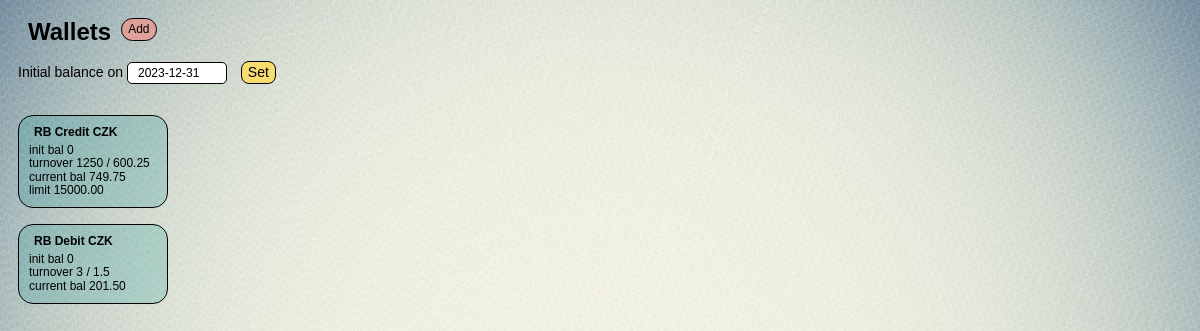
/finance/, run on an earlier commit of the app's database.
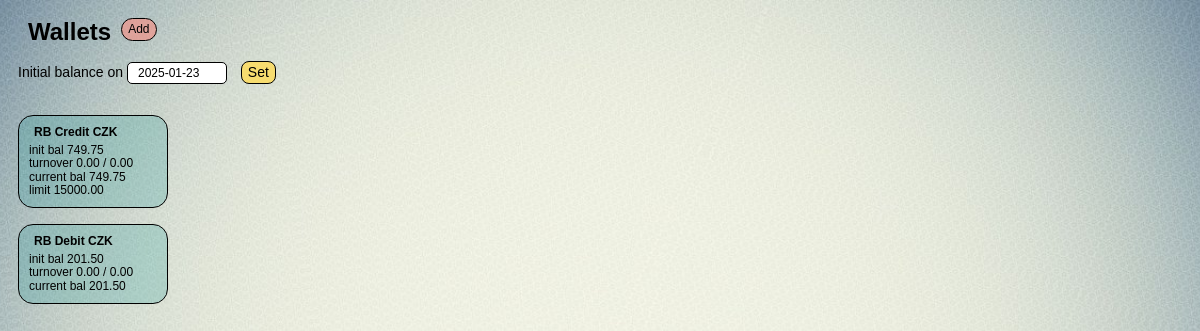
And on a later commit of the database.
### finance/models.py (models this page shows, shortened)
class Info(models.Model):
    init_date = models.DateField(verbose_name='Init Date')

class Wallet(models.Model):
    W_TYPES = (
        ('a', 'account'),
        ('b', 'bank account'),
        ('c', 'cash'),
        )
    w_name = models.CharField(max_length=20, verbose_name = 'Wallet name')
    w_ticker = models.CharField(max_length=3, verbose_name = 'Currency ticker')
    w_type = models.CharField(max_length=1, choices=W_TYPES, verbose_name = 'Type')
    w_bank = models.CharField(max_length=25, verbose_name = 'Bank name', blank=True)
    w_date = models.DateField(db_index=True, verbose_name = 'Open date')
    w_balance = models.DecimalField(max_digits=12, decimal_places=2, verbose_name = 'Open balance', default=0.00)
    f_name = models.CharField(max_length=24, blank=True, verbose_name='Full wallet name')
    w_limit = models.DecimalField(max_digits=12, decimal_places=2, verbose_name = 'Limit', default=0.00)
    class Meta:
        verbose_name = 'wallet'
        verbose_name_plural = 'wallets'
        ordering = ['w_name']

### finance/views.py (the view)
# urls.py: path('', home, name = 'home'),
def home(request):
    current_datetime = datetime.now()
    current_date = current_datetime.date()
    try:#__________________________________________________set init date
        choosen_date_obj = Info.objects.get()
    except Info.DoesNotExist:
        choosen_date_obj = None
    if request.method == 'POST':
        form = Form_set_date_init_bal(request.POST, instance=choosen_date_obj)
        if form.is_valid():
            form.save()
    else:
        form = Form_set_date_init_bal(instance=choosen_date_obj)#_____end
    prev_date = choosen_date_obj.init_date - timedelta(days=1)
    wlts = Wallet.objects.order_by('w_name')
    data = []
    for wlt in wlts:
        if choosen_date_obj.init_date < wlt.w_date:
            bal_on_date = 0
        else:
            before_obj_dt = Income.objects.filter(wallet=wlt, date__range=[wlt.w_date, prev_date])
            before_dt_sum = before_obj_dt.aggregate(Sum('debit'))['debit__sum'] or Decimal('0.00')
            before_obj_ct = Spending.objects.filter(wallet=wlt, date__range=[wlt.w_date, prev_date])
            before_ct_sum = before_obj_ct.aggregate(Sum('credit'))['credit__sum'] or Decimal('0.00')
            bal_on_date = wlt.w_balance + before_dt_sum - before_ct_sum#_____________get bal on date (calculated from wlt open date)
        after_obj_dt = Income.objects.filter(wallet=wlt, date__range=[choosen_date_obj.init_date, current_date])
        after_dt_sum = after_obj_dt.aggregate(Sum('debit'))['debit__sum'] or Decimal('0.00')
        after_obj_ct = Spending.objects.filter(wallet=wlt, date__range=[choosen_date_obj.init_date, current_date])
        after_ct_sum = after_obj_ct.aggregate(Sum('credit'))['credit__sum'] or Decimal('0.00')
        if choosen_date_obj.init_date < wlt.w_date:
            after_obj_dt = Income.objects.filter(wallet=wlt, date__range=[wlt.w_date, current_date])
            after_dt_sum = after_obj_dt.aggregate(Sum('debit'))['debit__sum'] or Decimal('0.00')
            after_obj_ct = Spending.objects.filter(wallet=wlt, date__range=[wlt.w_date, current_date])
            after_ct_sum = after_obj_ct.aggregate(Sum('credit'))['credit__sum'] or Decimal('0.00')
            final_bal = wlt.w_balance + after_dt_sum - after_ct_sum
        else:
            final_bal = bal_on_date + after_dt_sum - after_ct_sum
        data.append({'wlt_pk': wlt.pk,
                     'bal_on_date': bal_on_date,
                     'after_dt_sum': after_dt_sum,
                     'after_ct_sum': after_ct_sum,
                     'final_bal': final_bal})
    data1 = [
        ['Category', 'Percentage'],
        ['Category A', 30],
        ['Category B', 45],
        ['Category C', 25]
    ]
    context = {
        'form': form,
        'wlts': wlts,
        'data': data,
        'data1': data1,
        }
    return render(request, 'finance/home.html', context)

### finance/forms.py
class Form_set_date_init_bal(forms.ModelForm):#__________________________________________Set_date_init_bal
    init_date = forms.DateField(widget=forms.TextInput(attrs={'id': 'datepicker', 'placeholder': 'Choose date'}),
                           input_formats=['%Y-%m-%d'])
    class Meta:
        model = Info
        fields = ['init_date']

### finance/templates/finance/home.html (shortened to what this page needs)
{% load static %}
<html>
    <head>
        <link rel='stylesheet' type='text/css' href="{% static 'finance/style.css' %}">
    </head>
    <body>
        <div>
            <div class='nav_H'>
                <div class="wallet">Wallets</div>
                <button class="btn btn_add_wlt" onclick="location.href='{% url 'create_wlt' %}'">Add</button>
            </div>
            <form method='POST'>
                <label>Initial balance on </label> {{ form.init_date }}
                <link rel="stylesheet" href="https://cdn.jsdelivr.net/npm/flatpickr/dist/flatpickr.min.css">
                <button class='btn nav_btn' type='submit' >Set</button>
            </form>
            {% for wlt in wlts %}
                {% for i in data %}
                    {% if wlt.pk == i.wlt_pk %}
                        <p><button class="btn btn_wlts" onclick="location.href='{% url 'home_wlt' wlt.pk %}'">
                        <div style="font-weight: bold; margin: 0px 5px 5px 5px">{{wlt.f_name}}</div>
                        <span>init bal {{i.bal_on_date}}</span>
                        <br><span>turnover {{i.after_dt_sum}} / {{i.after_ct_sum}}</span>
                        <br><span>current bal {{i.final_bal}}</span>
                            {% if wlt.w_limit > 0 %}
                                <br><span>limit {{wlt.w_limit}}</span>
                            {% endif %}
                        </button></p>
                    {% endif %}
                {% endfor %}
            {% endfor %}
        </div>
        <div id="piechart" style="width: 450px; height: 250px; position: absolute; top: 80px; left: 200px; z-index: 1;"></div>
    </body>
</html>

### finance/static/finance/style.css (style rules this page uses)
body { position: relative; z-index: 0; background-image: url('bg_v2.jpg'); background-size: cover; background-repeat: no-repeat; background-position: center; font-family: Arial, sans-serif; text-decoration: none; color: black; }
.nav_H { display: flex; flex-direction: row; align-items: center; }
.wallet { font-size: 24px; font-weight: bold; margin: 10px 10px 5px 20px; }
.btn { border: 1px solid black; line-height: 1.1; cursor: pointer; transition: transform 0.2s; text-decoration: none; text-align: center; border-radius: 8px; white-space: normal; word-wrap: break-word; width: auto; max-width: 100%; }
.btn_wlts { margin: 0px 0px 0px 10px; padding: 10px; background-color: rgba(0, 139, 139, 0.2); width: 150px; font-size: 12px; text-align: left; border-radius: 15px; }
.btn_add_wlt { background-color: rgba(241, 148, 138, 0.7); width: fit-content; height: 23px; margin: 0px 5px 0px 0px; font-size: 12px; border-radius: 15px; }
.nav_btn { background-color: rgb(247, 220, 111); min-height: 23px; height: fit-content; margin: 0px 7px 0px 0px; font-size: 14px; }
form { font-size: 14px; padding: 10px 10px 15px 10px; margin: 0px 0px 0px 0px; }
input[type="text"], [type="number"], textarea { padding: 0px 5px 0px 10px; height: 22px; width: 100px; margin: 0px 10px -5px 0px; border: 1px solid black; font-size: 12px; border-radius: 5px; }

What changed in the data, as far as the page shows it:
changed Info: init_date "2023-12-31" → "2025-01-23"
Also different on the page:
new list line: "RB Credit CZK init bal 749.75 turnover 0.00 / 0.00 current bal 749.75 limit 15000.00"
new list line: "RB Debit CZK init bal 201.50 turnover 0.00 / 0.00 current bal 201.50"
list line gone: "RB Credit CZK init bal 0 turnover 1250 / 600.25 current bal 749.75 limit 15000.00"
list line gone: "RB Debit CZK init bal 0 turnover 3 / 1.5 current bal 201.50"
